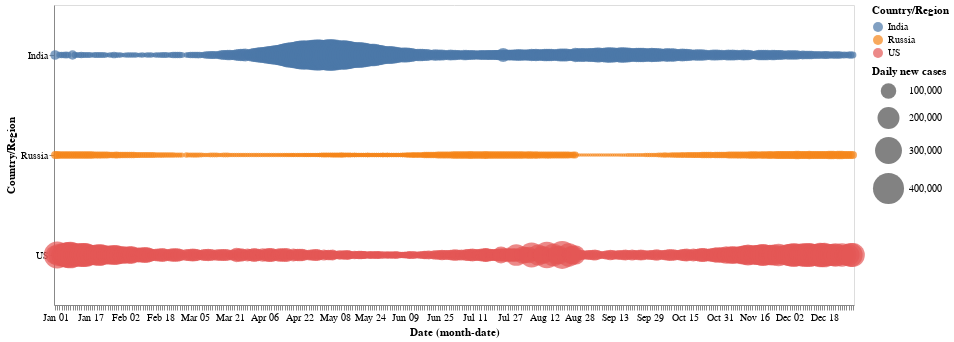

Notebook code cell kept with this figure:
### Code cell
multiple_countries(input("Enter Countries to compare:").split())

### Figure 1 — Vega-Lite specification as saved in the notebook (floating-point values rounded to 4 significant figures; data arrays with more than 128 entries replaced by an {"elided": "..."} marker saying what was removed)
{"config": {"view": {"continuousWidth": 400, "continuousHeight": 300}}, "data": {"name": "data-3742df9742feb590aaaba675994a54eb"}, "mark": "circle", "encoding": {"color": {"type": "nominal", "field": "Country/Region"}, "size": {"type": "quantitative", "field": "New cases", "legend": {"title": "Daily new cases"}, "scale": {"range": [0, 1000]}}, "x": {"type": "ordinal", "field": "Date", "timeUnit": "monthdate"}, "y": {"type": "nominal", "field": "Country/Region"}}, "height": 300, "width": 800, "$schema": "https://vega.github.io/schema/vega-lite/v4.8.1.json", "datasets": {"data-3742df9742feb590aaaba675994a54eb": {"elided": "1749 records"}}}
